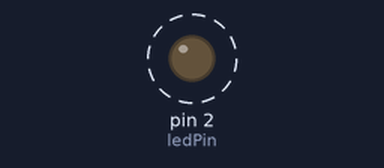
Bench run of a sketch on a simulated Arduino Uno, built with avr-gcc and run on an emulated ATmega328P. Parts: output pins drawn as LEDs (lit = HIGH). Dashed ring = blinking. Random numbers use the default seed unless the sketch sets one; what the sketch prints to the serial monitor is not drawn.

Above: at 0.9 s.
Timing chart, 0 to 3.5 s (numbered marks = the images above):
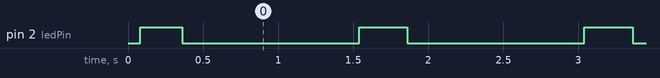

The sketch:

threshold-detection.ino
```cpp
// ================= 全局变量区 =================
const int ledPin = 2;

unsigned long lastSampleTime = 0; // 采样时间戳
const int sampleInterval = 20;   // 每20毫秒采样一次（模拟50Hz采样率）

float simulatedSignal = 0.0;     // 模拟的脑电信号原始值
float filteredSignal = 0.0;      // 滤波后的平滑信号
bool isBursting = false;         // 状态标志：当前是否处于信号爆发期

// ================= 初始化区 =================
void setup() {
  Serial.begin(115200);
  pinMode(ledPin, OUTPUT);
  digitalWrite(ledPin, LOW); // 初始灯灭
  Serial.println("Day 6: 阈值检测已启动...");
}

// ================= 主循环区 =================
void loop() {
  // 每隔 20 毫秒执行一次信号处理逻辑
  if (millis() - lastSampleTime >= sampleInterval) {
    lastSampleTime = millis();

    // ---- 1. 模拟脑电波生成（不用电位器了） ----
    // 基础信号是50Hz的环境噪声（比如工频干扰）
    float noise = random(-30, 30);

    // 模拟每1.5秒出现一次的“眨眼”尖峰
    if (millis() % 1500 < 300) {
      simulatedSignal = 800 + noise; // 尖峰出现，幅度很大
    } else {
      simulatedSignal = 50 + noise;  // 平静状态，幅度很小
    }

    // ---- 2. 移动平均滤波（沿用Day 5的知识） ----
    // 系数0.2代表新数据占20%，旧数据占80%，这就是低通滤波
    filteredSignal = (simulatedSignal * 0.2) + (filteredSignal * 0.8);

    // ---- 3. 阈值检测（核心算法） ----
    int threshold = 400; // 阈值：400以上视为“动作检测”

    // 如果滤波后的信号超过了阈值
    if (filteredSignal > threshold) {
      if (!isBursting) { // 只有在“从平静变成爆发”的那一刻，才打印一次
        isBursting = true;
        digitalWrite(ledPin, HIGH); // 点亮LED
        Serial.println(">>> 检测到动作爆发！(LED亮) <<<");
      }
    }
    // 如果信号掉回了阈值以下
    else {
      if (isBursting) { // 只有在“从爆发变成平静”的那一刻，才打印一次
        isBursting = false;
        digitalWrite(ledPin, LOW); // 熄灭LED
        Serial.println("    信号恢复平静。(LED灭)");
      }
    }

    // ---- 4. 串口打印数据 ----
    Serial.print("Raw: ");
    Serial.print(simulatedSignal);
    Serial.print(" | Filtered: ");
    Serial.print(filteredSignal);
    Serial.print(" | State: ");
    Serial.println(isBursting ? "爆发中" : "平静");
  }
}
```

Measured:
- by itself, pin 2 (ledPin): alternates HIGH for 0.32 s and LOW for 1.2 s
